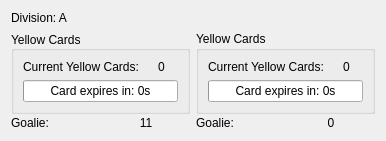
<?xml version="1.0" encoding="UTF-8"?>
<ui version="4.0">
 <class>RefereeInfoWidget</class>
 <widget class="QWidget" name="RefereeInfoWidget">
  <property name="geometry">
   <rect>
    <x>0</x>
    <y>0</y>
    <width>386</width>
    <height>132</height>
   </rect>
  </property>
  <property name="windowTitle">
   <string>Referee Info</string>
  </property>
  <layout class="QVBoxLayout" name="verticalLayout_3">
   <item>
    <widget class="QLabel" name="divisionLabel">
     <property name="text">
      <string>Division: A</string>
     </property>
    </widget>
   </item>
   <item>
    <layout class="QHBoxLayout" name="horizontalLayout">
     <property name="sizeConstraint">
      <enum>QLayout::SetMinimumSize</enum>
     </property>
     <item>
      <layout class="QVBoxLayout" name="teamYellow">
       <property name="spacing">
        <number>2</number>
       </property>
       <property name="leftMargin">
        <number>0</number>
       </property>
       <item>
        <widget class="QGroupBox" name="yellowCardGroupYellow">
         <property name="title">
          <string>Yellow Cards</string>
         </property>
         <property name="alignment">
          <set>Qt::AlignLeading|Qt::AlignLeft|Qt::AlignVCenter</set>
         </property>
         <layout class="QVBoxLayout" name="verticalLayout_2">
          <property name="leftMargin">
           <number>9</number>
          </property>
          <property name="topMargin">
           <number>9</number>
          </property>
          <item>
           <layout class="QHBoxLayout" name="yellowCardsCounterYellow">
            <property name="spacing">
             <number>6</number>
            </property>
            <property name="sizeConstraint">
             <enum>QLayout::SetMinimumSize</enum>
            </property>
            <item>
             <widget class="QLabel" name="cardTextLabelYellow">
              <property name="text">
               <string>Current Yellow Cards:</string>
              </property>
             </widget>
            </item>
            <item>
             <widget class="QLabel" name="numberOfCardsYellow">
              <property name="maximumSize">
               <size>
                <width>16777215</width>
                <height>16777215</height>
               </size>
              </property>
              <property name="text">
               <string>0</string>
              </property>
              <property name="alignment">
               <set>Qt::AlignCenter</set>
              </property>
             </widget>
            </item>
           </layout>
          </item>
          <item>
           <widget class="QProgressBar" name="timeLeftOnYellowCardYellow">
            <property name="maximum">
             <number>120</number>
            </property>
            <property name="value">
             <number>0</number>
            </property>
            <property name="format">
             <string>Card expires in: %vs</string>
            </property>
           </widget>
          </item>
         </layout>
        </widget>
       </item>
       <item>
        <layout class="QHBoxLayout" name="keeperIdDisplayYellow">
         <item>
          <widget class="QLabel" name="keeperTextLabelYellow">
           <property name="text">
            <string>Goalie:</string>
           </property>
          </widget>
         </item>
         <item>
          <widget class="QLabel" name="keeperIdYellow">
           <property name="text">
            <string>11</string>
           </property>
           <property name="alignment">
            <set>Qt::AlignCenter</set>
           </property>
          </widget>
         </item>
        </layout>
       </item>
      </layout>
     </item>
     <item>
      <layout class="QVBoxLayout" name="teamBlue">
       <property name="spacing">
        <number>2</number>
       </property>
       <property name="rightMargin">
        <number>0</number>
       </property>
       <item>
        <widget class="QGroupBox" name="yellowCardGroupBlue">
         <property name="sizePolicy">
          <sizepolicy hsizetype="Preferred" vsizetype="Preferred">
           <horstretch>0</horstretch>
           <verstretch>0</verstretch>
          </sizepolicy>
         </property>
         <property name="title">
          <string>Yellow Cards</string>
         </property>
         <layout class="QVBoxLayout" name="verticalLayout">
          <item>
           <layout class="QHBoxLayout" name="yellowCardsCounterBlue">
            <property name="sizeConstraint">
             <enum>QLayout::SetMinimumSize</enum>
            </property>
            <property name="bottomMargin">
             <number>0</number>
            </property>
            <item>
             <widget class="QLabel" name="cardTextLabelBlue">
              <property name="text">
               <string>Current Yellow Cards:</string>
              </property>
             </widget>
            </item>
            <item>
             <widget class="QLabel" name="numberOfCardsBlue">
              <property name="sizePolicy">
               <sizepolicy hsizetype="Preferred" vsizetype="Preferred">
                <horstretch>0</horstretch>
                <verstretch>0</verstretch>
               </sizepolicy>
              </property>
              <property name="maximumSize">
               <size>
                <width>16777215</width>
                <height>16777215</height>
               </size>
              </property>
              <property name="text">
               <string>0</string>
              </property>
              <property name="alignment">
               <set>Qt::AlignCenter</set>
              </property>
             </widget>
            </item>
           </layout>
          </item>
          <item>
           <widget class="QProgressBar" name="timeLeftOnYellowCardBlue">
            <property name="maximum">
             <number>120</number>
            </property>
            <property name="value">
             <number>0</number>
            </property>
            <property name="format">
             <string>Card expires in: %vs</string>
            </property>
           </widget>
          </item>
         </layout>
        </widget>
       </item>
       <item>
        <layout class="QHBoxLayout" name="keeperIdDisplayBlue">
         <item>
          <widget class="QLabel" name="keeperTextLabelBlue">
           <property name="text">
            <string>Goalie:</string>
           </property>
          </widget>
         </item>
         <item>
          <widget class="QLabel" name="keeperIdBlue">
           <property name="text">
            <string>0</string>
           </property>
           <property name="alignment">
            <set>Qt::AlignCenter</set>
           </property>
          </widget>
         </item>
        </layout>
       </item>
      </layout>
     </item>
    </layout>
   </item>
   <item>
    <spacer name="verticalSpacer">
     <property name="orientation">
      <enum>Qt::Vertical</enum>
     </property>
     <property name="sizeHint" stdset="0">
      <size>
       <width>20</width>
       <height>40</height>
      </size>
     </property>
    </spacer>
   </item>
  </layout>
 </widget>
 <resources/>
 <connections/>
</ui>
